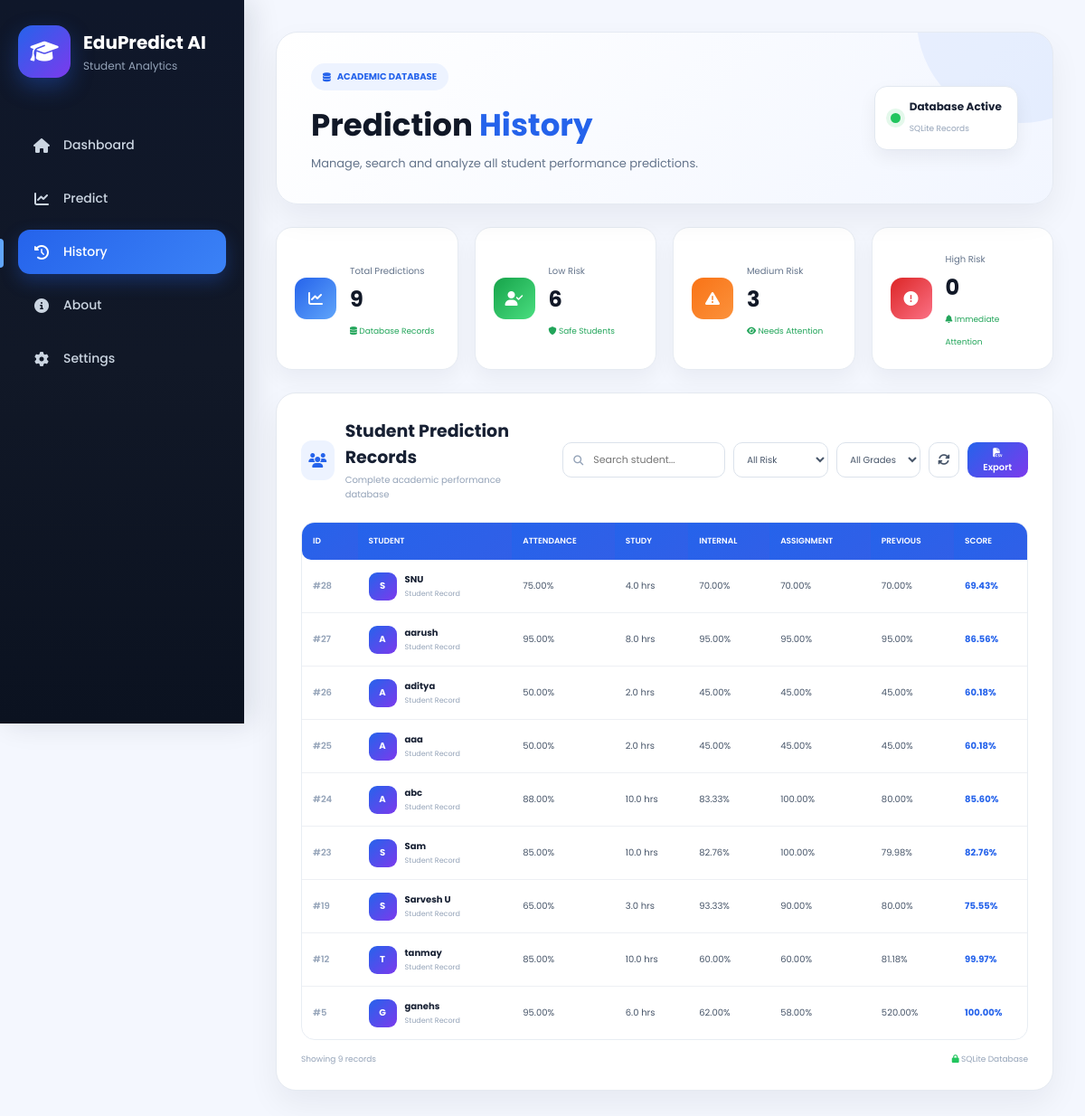
The app's page /history with its own data.
### tables this page shows
CREATE TABLE students (

    id INTEGER PRIMARY KEY AUTOINCREMENT,

    name TEXT NOT NULL,

    attendance REAL,

    study_hours REAL,

    internal_marks REAL,

    assignment_marks REAL,

    previous_marks REAL,

    predicted_score REAL,

    grade TEXT,

    risk TEXT

);

### app.py (the view)
@app.route("/history")
def history():
    conn = get_db_connection()
    cursor = conn.execute("""
        SELECT *
        FROM students
        ORDER BY id DESC
    """)
    students = cursor.fetchall()
    conn.close()
    return render_template(
        "history.html",
        students=students
    )

### app.py (called while the page is built)
def get_db_connection():
    conn = sqlite3.connect(DATABASE)
    conn.row_factory = sqlite3.Row
    return conn

### templates/history.html (shortened to what this page needs)
<!DOCTYPE html>
<html lang="en">
<head>
    <link rel="stylesheet"
          href="{{ url_for('static', filename='css/style.css') }}">
    <link rel="stylesheet"
          href="https://cdnjs.cloudflare.com/ajax/libs/font-awesome/6.7.2/css/all.min.css">
</head>
<body>
<div class="container">
    <aside class="sidebar">
        <div class="logo">
            <div class="logo-icon">
                <i class="fas fa-graduation-cap"></i>
            </div>
            <div>
                <h2>EduPredict AI</h2>
                <p>Student Analytics</p>
            </div>
        </div>
        <nav>
            <a href="{{ url_for('home') }}">
                <i class="fas fa-home"></i>
                Dashboard
            </a>
            <a href="{{ url_for('predict') }}">
                <i class="fas fa-chart-line"></i>
                Predict
            </a>
            <a href="{{ url_for('history') }}"
               class="active">
                <i class="fas fa-clock-rotate-left"></i>
                History
            </a>
            <a href="{{ url_for('about') }}">
                <i class="fas fa-circle-info"></i>
                About
            </a>
            <a href="{{ url_for('settings') }}">
                <i class="fas fa-gear"></i>
                Settings
            </a>
        </nav>
    </aside>
    <main class="main-content history-page">
        <section class="history-hero">
            <div class="history-hero-content">
                <span class="hero-badge">
                    <i class="fas fa-database"></i>
                    ACADEMIC DATABASE
                </span>
                <h1>
                    Prediction
                    <span>History</span>
                </h1>
                <p>
                    Manage, search and analyze all student
                    performance predictions.
                </p>
            </div>
            <div class="hero-status">
                <span class="status-dot"></span>
                <div>
                    <strong>Database Active</strong>
                    <small>SQLite Records</small>
                </div>
            </div>
        </section>
        <section class="history-stats">
            <div class="history-stat blue-stat">
                <div class="stat-icon">
                    <i class="fas fa-chart-line"></i>
                </div>
                <div>
                    <span>Total Predictions</span>
                    <h2>{{ students|length }}</h2>
                    <small>
                        <i class="fas fa-database"></i>
                        Database Records
                    </small>
                </div>
            </div>
            <div class="history-stat green-stat">
                <div class="stat-icon">
                    <i class="fas fa-user-check"></i>
                </div>
                <div>
                    <span>Low Risk</span>
                    <h2 id="lowRiskCount">0</h2>
                    <small>
                        <i class="fas fa-shield"></i>
                        Safe Students
                    </small>
                </div>
            </div>
            <div class="history-stat orange-stat">
                <div class="stat-icon">
                    <i class="fas fa-triangle-exclamation"></i>
                </div>
                <div>
                    <span>Medium Risk</span>
                    <h2 id="mediumRiskCount">0</h2>
                    <small>
                        <i class="fas fa-eye"></i>
                        Needs Attention
                    </small>
                </div>
            </div>
            <div class="history-stat red-stat">
                <div class="stat-icon">
                    <i class="fas fa-circle-exclamation"></i>
                </div>
                <div>
                    <span>High Risk</span>
                    <h2 id="highRiskCount">0</h2>
                    <small>
                        <i class="fas fa-bell"></i>
                        Immediate Attention
                    </small>
                </div>
            </div>
        </section>
        <section class="history-card">
            <div class="history-toolbar">
                <div class="history-title">
                    <div class="history-title-icon">
                        <i class="fas fa-users"></i>
                    </div>
                    <div>
                        <h2>
                            Student Prediction Records
                        </h2>
                        <p>
                            Complete academic performance database
                        </p>
                    </div>
                </div>
                <div class="history-actions">
                    <div class="search-box">
                        <i class="fas fa-search"></i>
                        <input
                            type="text"
                            id="searchInput"
                            placeholder="Search student...">
                    </div>
                    <select
                        id="riskFilter"
                        class="filter-select">
                        <option value="all">
                            All Risk
                        </option>
                    </select>
                    <select
                        id="gradeFilter"
                        class="filter-select">
                        <option value="all">
                            All Grades
                        </option>
                    </select>
                    <button
                        class="icon-btn"
                        onclick="location.reload()"
                        title="Refresh">
                        <i class="fas fa-rotate"></i>
                    </button>
                    <button
                        class="export-btn"
                        onclick="exportCSV()">
                        <i class="fas fa-file-csv"></i>
                        Export
                    </button>
                </div>
            </div>
            {% if students %}
            <div class="table-wrapper">
                <table id="historyTable">
                    <thead>
                        <tr>
                            <th>ID</th>
                            <th>STUDENT</th>
                            <th>ATTENDANCE</th>
                            <th>STUDY</th>
                            <th>INTERNAL</th>
                            <th>ASSIGNMENT</th>
                            <th>PREVIOUS</th>
                            <th>SCORE</th>
                        </tr>
                    </thead>
                    <tbody>
                    {% for student in students %}
                    <tr
                        data-name="{{ student['name']|lower }}"
                        data-risk="{{ student['risk'] }}"
                        data-grade="{{ student['grade'] }}">
                        <td>
                            <span class="record-id">
                                #{{ student["id"] }}
                            </span>
                        </td>
                        <td>
                            <div class="student-cell">
                                <div class="student-avatar">
                                    {{ student["name"][0]|upper }}
                                </div>
                                <div>
                                    <strong>
                                        {{ student["name"] }}
                                    </strong>
                                    <small>
                                        Student Record
                                    </small>
                                </div>
                            </div>
                        </td>
                        <td>
                            <div class="progress-value">
                                <span>
                                    {{ "%.2f"|format(
                                    student["attendance"]|float
                                    ) }}%
                                </span>
                            </div>
                        </td>
                        <td>
                            <span class="normal-value">
                                {{ "%.1f"|format(
                                student["study_hours"]|float
                                ) }}
                                hrs
                            </span>
                        </td>
                        <td>
                            {{ "%.2f"|format(
                            student["internal_marks"]|float
                            ) }}%
                        </td>
                        <td>
                            {{ "%.2f"|format(
                            student["assignment_marks"]|float
                            ) }}%
                        </td>
                        <td>
                            {{ "%.2f"|format(
                            student["previous_marks"]|float
                            ) }}%
                        </td>
                        <td>
                            <strong class="score">
                                {{ "%.2f"|format(
                                student["predicted_score"]|float
                                ) }}%
                            </strong>
                        </td>
                    </tr>
                    {% endfor %}
                    </tbody>
                </table>
            </div>
            <div class="table-footer">
                <span id="resultCount">
                    Showing {{ students|length }}
                    records
                </span>
                <span>
                    <i class="fas fa-lock"></i>
                    SQLite Database
                </span>
            </div>
            {% endif %}
        </section>
    </main>
</div>
</body>
</html>

### records on screen
students: id "28", name "S", name "SNU", attendance "75.00", study_hours "4.0", internal_marks "70.00", assignment_marks "70.00", previous_marks "70.00", predicted_score "69.43"
students: id "27", name "A", name "aarush", attendance "95.00", study_hours "8.0", internal_marks "95.00", assignment_marks "95.00", previous_marks "95.00", predicted_score "86.56"
students: id "26", name "A", name "aditya", attendance "50.00", study_hours "2.0", internal_marks "45.00", assignment_marks "45.00", previous_marks "45.00", predicted_score "60.18"
students: id "25", name "A", name "aaa", attendance "50.00", study_hours "2.0", internal_marks "45.00", assignment_marks "45.00", previous_marks "45.00", predicted_score "60.18"
students: id "24", name "A", name "abc", attendance "88.00", study_hours "10.0", internal_marks "83.33", assignment_marks "100.00", previous_marks "80.00", predicted_score "85.60"
students: id "23", name "S", name "Sam", attendance "85.00", study_hours "10.0", internal_marks "82.76", assignment_marks "100.00", previous_marks "79.98", predicted_score "82.76"
students: id "19", name "S", name "Sarvesh U", attendance "65.00", study_hours "3.0", internal_marks "93.33", assignment_marks "90.00", previous_marks "80.00", predicted_score "75.55"
students: id "12", name "T", name "tanmay", attendance "85.00", study_hours "10.0", internal_marks "60.00", assignment_marks "60.00", previous_marks "81.18", predicted_score "99.97"
students: id "5", name "G", name "ganehs", attendance "95.00", study_hours "6.0", internal_marks "62.00", assignment_marks "58.00", previous_marks "520.00", predicted_score "100.00"

### other values on screen
{{ students|length }} "9"
